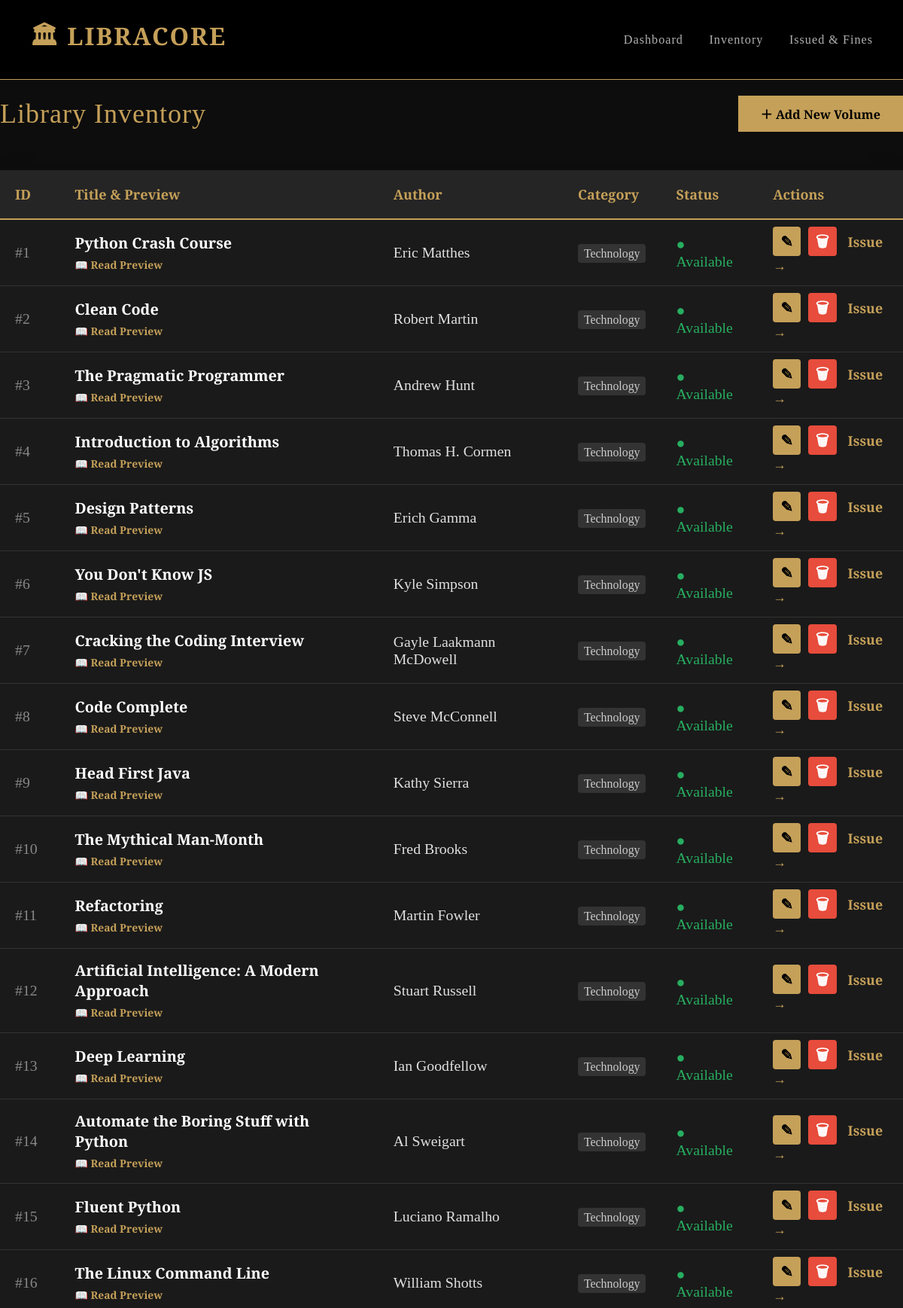
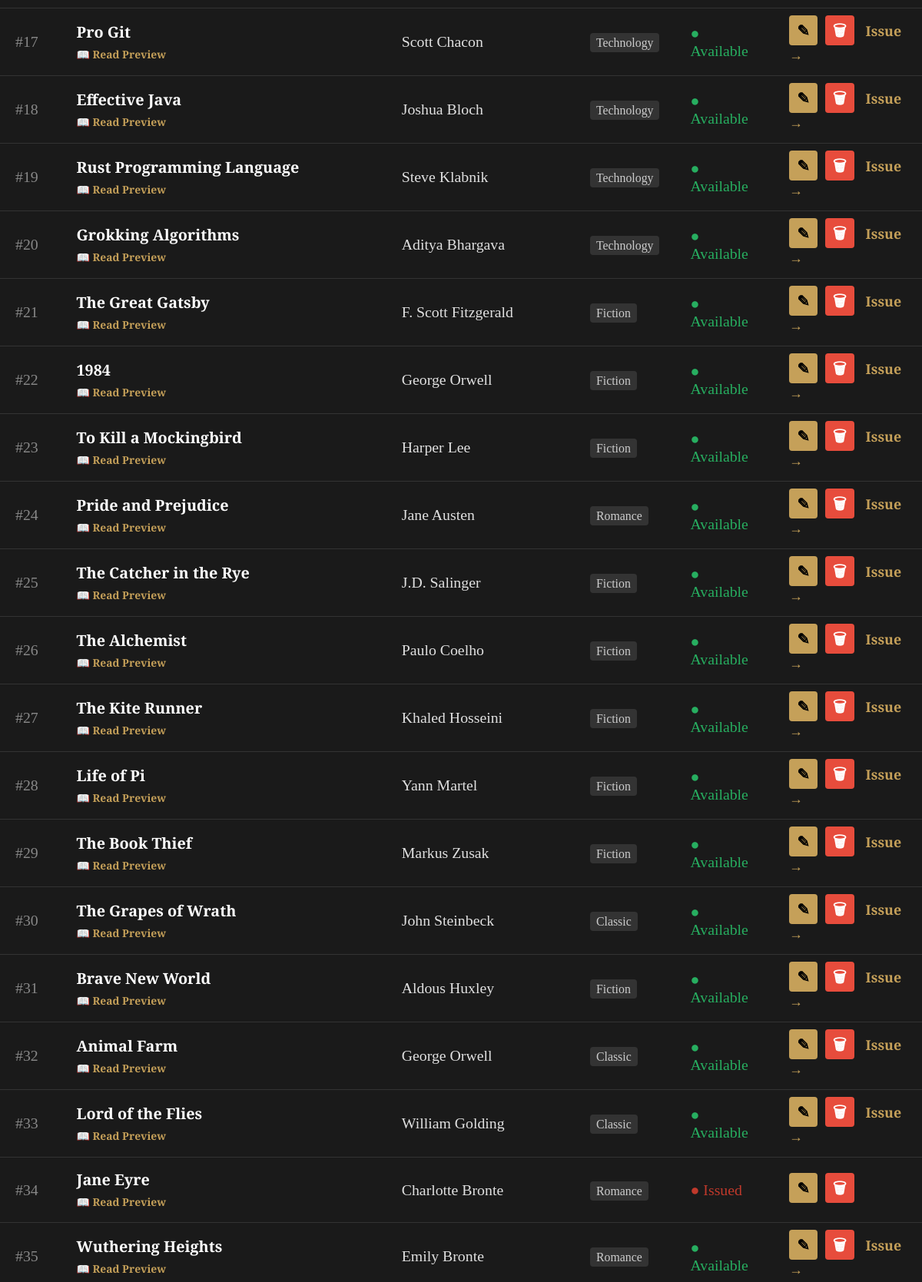
Page /inventory (upper part) on the committed database (2 pictures, top to bottom).
### tables this page shows
CREATE TABLE books (
                id INTEGER PRIMARY KEY AUTOINCREMENT,
                title TEXT NOT NULL,
                author TEXT NOT NULL,
                category TEXT,
                status TEXT DEFAULT 'Available',
                borrower_name TEXT DEFAULT NULL,
                issue_date DATE DEFAULT NULL,
                due_date DATE DEFAULT NULL
            );

### app.py (the view)
@app.route('/inventory')
def inventory():
    search_query = request.args.get('q', '')
    with get_db_connection() as conn:
        if search_query:
            books = conn.execute('SELECT * FROM books WHERE title LIKE ? OR author LIKE ?', ('%' + search_query + '%', '%' + search_query + '%')).fetchall()
        else:
            books = conn.execute('SELECT * FROM books').fetchall()
    return render_template('inventory.html', books=books)

### app.py (called while the page is built)
def get_db_connection():
    conn = sqlite3.connect('library.db')
    conn.row_factory = sqlite3.Row
    return conn

### templates/inventory.html
{% extends 'base.html' %}
{% block content %}
<div style="display: flex; justify-content: space-between; align-items: center; margin-bottom: 20px;">
    <h1 style="color: #c5a059; font-family: 'Cinzel', serif;">Library Inventory</h1>
    <a href="{{ url_for('add_book') }}" class="btn">＋ Add New Volume</a>
</div>
<table>
    <thead>
        <tr>
            <th>ID</th>
            <th>Title & Preview</th>
            <th>Author</th>
            <th>Category</th>
            <th>Status</th>
            <th>Actions</th>
        </tr>
    </thead>
    <tbody>
        {% for book in books %}
        <tr>
            <td style="color: #888;">#{{ book['id'] }}</td>
            <td style="font-weight: bold; color: #fff;">
                {{ book['title'] }}
                <br>
                <a href="https://www.google.com/search?tbm=bks&q={{ book['title'] }}" target="_blank"
                   style="font-size: 0.7em; color: #c5a059; text-decoration: none; font-family: 'Cinzel', serif;">
                   📖 Read Preview
                </a>
            </td>
            <td>{{ book['author'] }}</td>
            <td>
                <span style="background: #333; padding: 4px 8px; border-radius: 4px; font-size: 0.8em; color: #ccc;">
                    {{ book['category'] }}
                </span>
            </td>
            <td>
                {% if book['status'] == 'Available' %}
                    <span style="color: #27ae60;">● Available</span>
                {% else %}
                    <span style="color: #c0392b;">● Issued</span>
                {% endif %}
            </td>
            <td>
                <a href="{{ url_for('edit_book', book_id=book['id']) }}"
                   style="background-color: #c5a059; color: #000; padding: 6px 10px; text-decoration: none; border-radius: 4px; font-weight: bold; margin-right: 5px;"
                   title="Edit">✎</a>
                <a href="{{ url_for('delete_book', book_id=book['id']) }}"
                   style="background-color: #e74c3c; color: #fff; padding: 6px 10px; text-decoration: none; border-radius: 4px; font-weight: bold;"
                   onclick="return confirm('Delete this book?')" title="Delete">🗑</a>
                {% if book['status'] == 'Available' %}
                <a href="{{ url_for('issue_book', book_id=book['id']) }}"
                   style="color: #c5a059; text-decoration: none; margin-left: 10px; font-size: 0.9em; font-weight: bold;">
                   Issue →
                </a>
                {% endif %}
            </td>
        </tr>
        {% else %}
        <tr>
            <td colspan="6" style="text-align: center; padding: 20px; color: #666;">
                No books found. Try adding some!
            </td>
        </tr>
        {% endfor %}
    </tbody>
</table>
{% endblock %}

### static/style.css (style rules this page uses)
body { font-family: 'Cormorant Garamond', serif; background-color: #0d0d0d; color: #e0e0e0; margin: 0; padding: 0; font-size: 18px; }
h1, h2 { font-family: 'Cinzel', serif; font-weight: 400; letter-spacing: 1px; }
table { width: 100%; border-collapse: collapse; background-color: #1a1a1a; margin-top: 30px; box-shadow: 0 10px 30px rgba(0,0,0,0.3); }
th { background-color: #252525; color: #c5a059; padding: 20px; text-align: left; font-family: 'Cinzel', serif; font-weight: bold; border-bottom: 2px solid #c5a059; }
td { padding: 15px 20px; border-bottom: 1px solid #333; font-size: 1.1em; }
.btn { display: inline-block; padding: 12px 30px; background-color: #c5a059; color: #000; text-decoration: none; font-family: 'Cinzel', serif; font-weight: 700; font-size: 0.9em; transition: all 0.3s; border: none; cursor: pointer; }

### rows in the picture
books: id "1", title "Python Crash Course", author "Eric Matthes", category "Technology", status "● Available"
books: id "2", title "Clean Code", author "Robert Martin", category "Technology", status "● Available"
books: id "3", title "The Pragmatic Programmer", author "Andrew Hunt", category "Technology", status "● Available"
books: id "4", title "Introduction to Algorithms", author "Thomas H. Cormen", category "Technology", status "● Available"
books: id "5", title "Design Patterns", author "Erich Gamma", category "Technology", status "● Available"
books: id "6", title "You Don't Know JS", author "Kyle Simpson", category "Technology", status "● Available"
books: id "7", title "Cracking the Coding Interview", author "Gayle Laakmann McDowell", category "Technology", status "● Available"
books: id "8", title "Code Complete", author "Steve McConnell", category "Technology", status "● Available"
books: id "9", title "Head First Java", author "Kathy Sierra", category "Technology", status "● Available"
books: id "10", title "The Mythical Man-Month", author "Fred Brooks", category "Technology", status "● Available"
books: id "11", title "Refactoring", author "Martin Fowler", category "Technology", status "● Available"
books: id "12", title "Artificial Intelligence: A Modern Approach", author "Stuart Russell", category "Technology", status "● Available"
books: id "13", title "Deep Learning", author "Ian Goodfellow", category "Technology", status "● Available"
books: id "14", title "Automate the Boring Stuff with Python", author "Al Sweigart", category "Technology", status "● Available"
books: id "15", title "Fluent Python", author "Luciano Ramalho", category "Technology", status "● Available"
books: id "16", title "The Linux Command Line", author "William Shotts", category "Technology", status "● Available"
books: id "17", title "Pro Git", author "Scott Chacon", category "Technology", status "● Available"
books: id "18", title "Effective Java", author "Joshua Bloch", category "Technology", status "● Available"
books: id "19", title "Rust Programming Language", author "Steve Klabnik", category "Technology", status "● Available"
books: id "20", title "Grokking Algorithms", author "Aditya Bhargava", category "Technology", status "● Available"
books: id "21", title "The Great Gatsby", author "F. Scott Fitzgerald", category "Fiction", status "● Available"
books: id "22", title "1984", author "George Orwell", category "Fiction", status "● Available"
books: id "23", title "To Kill a Mockingbird", author "Harper Lee", category "Fiction", status "● Available"
books: id "24", title "Pride and Prejudice", author "Jane Austen", category "Romance", status "● Available"
books: id "25", title "The Catcher in the Rye", author "J.D. Salinger", category "Fiction", status "● Available"
books: id "26", title "The Alchemist", author "Paulo Coelho", category "Fiction", status "● Available"
books: id "27", title "The Kite Runner", author "Khaled Hosseini", category "Fiction", status "● Available"
books: id "28", title "Life of Pi", author "Yann Martel", category "Fiction", status "● Available"
books: id "29", title "The Book Thief", author "Markus Zusak", category "Fiction", status "● Available"
books: id "30", title "The Grapes of Wrath", author "John Steinbeck", category "Classic", status "● Available"
books: id "31", title "Brave New World", author "Aldous Huxley", category "Fiction", status "● Available"
books: id "32", title "Animal Farm", author "George Orwell", category "Classic", status "● Available"
books: id "33", title "Lord of the Flies", author "William Golding", category "Classic", status "● Available"
books: id "34", title "Jane Eyre", author "Charlotte Bronte", category "Romance", status "● Issued"
books: id "35", title "Wuthering Heights", author "Emily Bronte", category "Romance", status "● Available"
